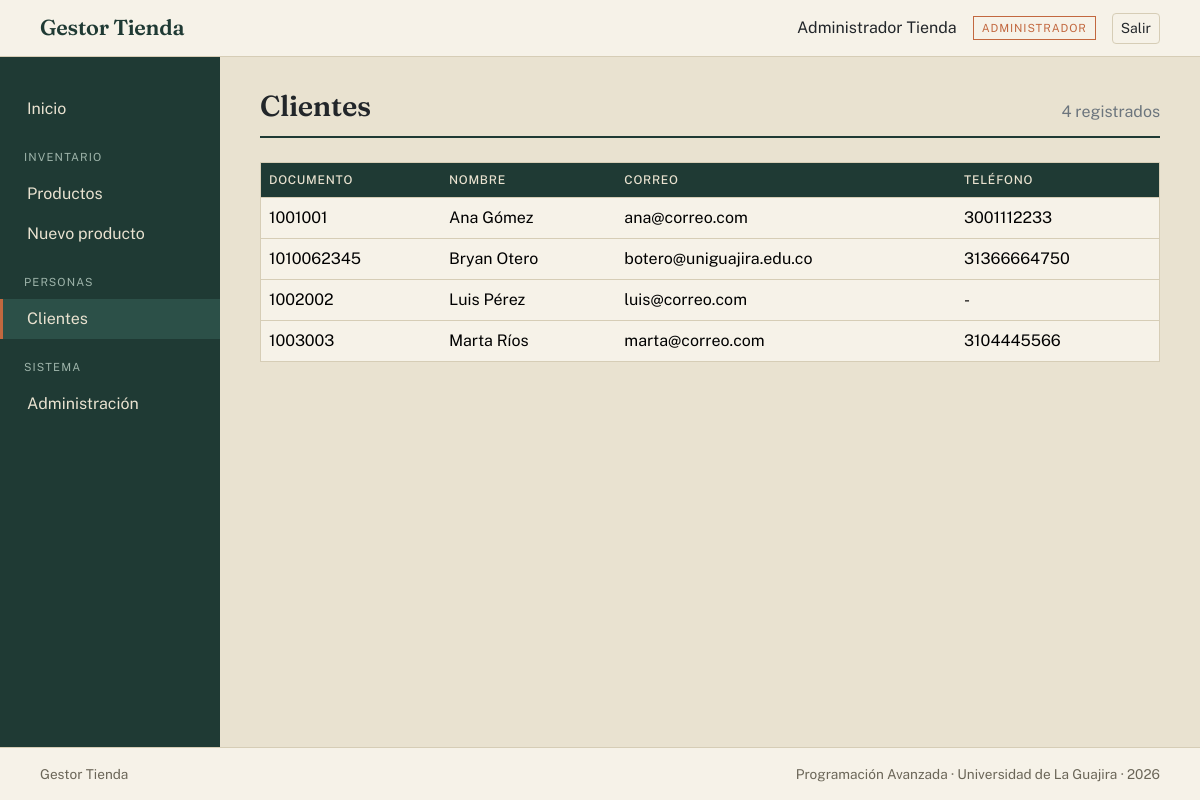
The app's page /clientes/ (signed in) with its own data.
### apps/usuarios/models.py (models this page shows, shortened)
class Usuario(AbstractUser):
    class Rol(models.TextChoices):
        ADMIN = "ADMIN", "Administrador"
        VENDEDOR = "VENDEDOR", "Vendedor"
        CLIENTE = "CLIENTE", "Cliente"
    pk_usu_id = models.BigAutoField(primary_key=True)
    usu_rol = models.CharField(
        "rol", max_length=10, choices=Rol.choices, default=Rol.CLIENTE
    )
    created_at = models.DateTimeField("creado", auto_now_add=True)
    updated_at = models.DateTimeField("actualizado", auto_now=True)
    class Meta:
        db_table = "tbl_usuario"
        ordering = ["last_name", "first_name"]
    @property
    def es_admin(self):
        return self.usu_rol == self.Rol.ADMIN
    @property
    def es_cliente(self):
        return self.usu_rol == self.Rol.CLIENTE

### apps/clientes/models.py (models this page shows, shortened)
class Cliente(CommonModel):
    pk_cli_id = models.BigAutoField(primary_key=True)
    fk_usu = models.OneToOneField(  # 1:1 → un usuario tiene a lo sumo un perfil de cliente
        settings.AUTH_USER_MODEL,
        on_delete=models.CASCADE,
        related_name="cliente",
        verbose_name="usuario",
    )
    cli_documento = models.CharField("documento", max_length=15, unique=True)
    cli_telefono = models.CharField("teléfono", max_length=20, blank=True)
    cli_direccion = models.CharField("dirección", max_length=120, blank=True)
    class Meta:
        db_table = "tbl_cliente"
        ordering = ["fk_usu__last_name", "fk_usu__first_name"]

### apps/clientes/views.py (the view)
# urls.py: urlpatterns = [path("", views.lista_clientes, name="lista")]
def lista_clientes(request):
    clientes = Cliente.objects.select_related("fk_usu")
    return render(request, "clientes/lista.html", {"clientes": clientes})

### templates/clientes/lista.html (shortened to what this page needs)
{% extends "base.html" %}
{% block contenido %}
<div class="encabezado">
  <h1>Clientes</h1>
  <span class="text-secondary">{{ clientes|length }} registrados</span>
</div>
<table class="table table-hover align-middle">
  <thead>
    <tr><th>Documento</th><th>Nombre</th><th>Correo</th><th>Teléfono</th></tr>
  </thead>
  <tbody>
    {% for cliente in clientes %}
      <tr>
        <td>{{ cliente.cli_documento }}</td>
        <td>{{ cliente.fk_usu.get_full_name }}</td>
        <td>{{ cliente.fk_usu.email }}</td>
        <td>{{ cliente.cli_telefono|default:"-" }}</td>
      </tr>
    {% empty %}
      <tr><td colspan="4" class="text-secondary">Aún no hay clientes.</td></tr>
    {% endfor %}
  </tbody>
</table>
{% endblock %}

### templates/partials/_navbar.html (shortened to what this page needs)
<header class="barra d-flex justify-content-between align-items-center">
  <a class="marca" href="{% url 'inicio' %}">Gestor Tienda</a>
  <div class="d-flex align-items-center gap-3">
    <span>{{ user.get_full_name|default:user.username }}</span>
    <span class="etiqueta-rol">{{ user.get_usu_rol_display }}</span>
    <form action="{% url 'usuarios:logout' %}" method="post" class="m-0">
      <button type="submit" class="btn btn-sm btn-linea">Salir</button>
    </form>
  </div>
</header>

### static/css/tienda.css (style rules this page uses)
:root { --pino: #1f3a34; --pino-claro: #2c5048; --arena: #e9e2d0; --arena-clara: #f6f2e8; --terracota: #c2683f; --terracota-oscura: #a5552f; --tinta: #22262a; --linea: #d6cdb6; --bs-body-font-family: "Public Sans", system-ui, sans-serif; --bs-body-color: var(--tinta); --bs-body-bg: var(--arena); --bs-border-color: var(--linea); --bs-link-color-rgb: 31, 58, 52; --bs-link-hover-color-rgb: 194, 104, 63; --bs-border-radius: 3px; }
body { min-height: 100vh; display: flex; flex-direction: column; background: var(--arena); }
h1, h2, h3, .marca { font-family: "Fraunces", Georgia, serif; font-weight: 600; letter-spacing: -0.01em; }
.barra { background: var(--arena-clara); border-bottom: 1px solid var(--linea); padding: 0.75rem 2.5rem; }
.barra .marca { color: var(--pino); font-size: 1.35rem; text-decoration: none; }
.etiqueta-rol { font-size: 0.7rem; text-transform: uppercase; letter-spacing: 0.08em; border: 1px solid var(--terracota); color: var(--terracota); padding: 0.15rem 0.5rem; }
.encabezado { display: flex; justify-content: space-between; align-items: end; border-bottom: 2px solid var(--pino); padding-bottom: 0.75rem; margin-bottom: 1.5rem; }
.encabezado h1 { margin: 0; font-size: 1.8rem; }
.table { --bs-table-bg: var(--arena-clara); --bs-table-hover-bg: #efe8d8; border: 1px solid var(--linea); }
.table thead th { font-size: 0.75rem; text-transform: uppercase; letter-spacing: 0.06em; color: var(--arena); background: var(--pino); font-weight: 500; }
.btn-linea { --bs-btn-border-color: var(--linea); --bs-btn-color: var(--tinta); --bs-btn-hover-bg: var(--arena); --bs-btn-hover-border-color: var(--pino); }

### records on screen
Usuario: get_full_name "Administrador Tienda", usu_rol "ADMINISTRADOR"
Cliente: cli_documento "1001001", fk_usu.get_full_name "Ana Gómez", fk_usu.email "ana@correo.com", cli_telefono "3001112233"
Cliente: cli_documento "1010062345", fk_usu.get_full_name "Bryan Otero", fk_usu.email "botero@uniguajira.edu.co", cli_telefono "31366664750"
Cliente: cli_documento "1002002", fk_usu.get_full_name "Luis Pérez", fk_usu.email "luis@correo.com", cli_telefono "-"
Cliente: cli_documento "1003003", fk_usu.get_full_name "Marta Ríos", fk_usu.email "marta@correo.com", cli_telefono "3104445566"

### other values on screen
{{ clientes|length }} "4"
